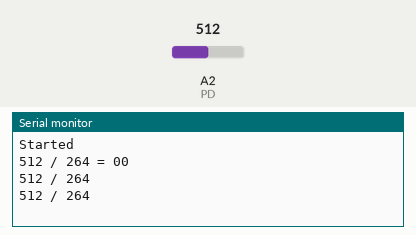
Recording of a sketch running on a simulated Arduino Uno, built with avr-gcc and run on an emulated ATmega328P. On the bench: the last lines printed to the serial monitor. Inputs (shaded band) come from the test bench; at power-on: A2 (PD) = 512.

Above: at 1.2 s.
1.3 s: A2 (PD) set to 140
At 2.5 s:
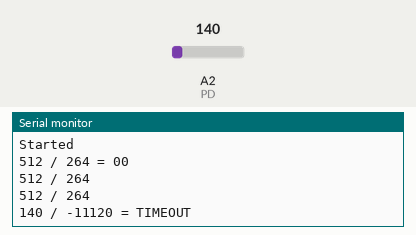
2.8 s: A2 (PD) set to 160
At 3.6 s:
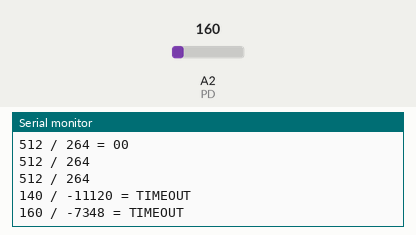

Measured:
- after the input at 1.3 s, the serial monitor: prints a new line at once (image 1)
- after the input at 2.8 s, the serial monitor: prints a new line at once (image 2)

The sketch:

RX_FrequencyMod_IMAGE.ino
```cpp
// (licence header left out)
//need DEBUG?
bool debug = 0;

//Photodiode
#define PD A2

//PD THRESHOLD
#define THRESHOLD 150

//Sampling Period
#define SAMPLING_PERIOD 10 //us

//Frequency Settings
#define FREQ00 250
#define FREQ01 750
#define FREQ11 1250
#define FREQ10 1750

//Frequency boundaries
int boundary = 250;

// Define various ADC prescaler
const unsigned char PS_16 = (1 << ADPS2);
const unsigned char PS_32 = (1 << ADPS2) | (1 << ADPS0);
const unsigned char PS_64 = (1 << ADPS2) | (1 << ADPS1);
const unsigned char PS_128 = (1 << ADPS2) | (1 << ADPS1) | (1 << ADPS0);

//pulse width calc
unsigned long current_time;
unsigned long last_time;
int current_period = 0;

//Binarys
bool current_state = 0;
bool previous_state = 0;
bool state = 0;

//PD VALUE
int voltage;

//for IDEA Develop
int8_t bitIndex = 0;
int temp;

//Received values
char ret = 0;
char buffer = 0;
String string_buffer = "";

void setup() {
  Serial.begin(921600);
  pinMode(PD, INPUT);
  //ADC 5kHz to ~2MHz
  ADCSRA &= ~PS_128;
  ADCSRA |= PS_16;
  Serial.print(String("Started")+"\n");
}

void loop() {
  current_state = get_pd();
  //only starts when state has changed
  if (current_state != previous_state){
    //current time update
    current_time = micros();
    //get current_time - last_time
    current_period = get_period();
    //update received values
    get_binary();
    //now update last_time to current_time
    last_time = current_time;
  }
  if(debug){
    Serial.print(String(voltage) + " / " +String(current_period)+" !! "+"\n");
  }
  //For sampling
  previous_state = current_state;
  delayMicroseconds(SAMPLING_PERIOD);
}

bool get_pd() {
  voltage = analogRead(PD);
  return voltage > THRESHOLD ? true : false;
}

void get_binary(){
  if((current_period < FREQ10 + boundary)&&(current_period > FREQ10 - boundary)){
      Serial.print(String(voltage) + " / " +String(current_period)+" = 10"+"\n");
      ret_update(1);
      ret_update(0);
    }
    else if((current_period < FREQ11 + boundary)&&(current_period > FREQ11 - boundary)){
      Serial.print(String(voltage) + " / " +String(current_period)+" = 11"+"\n");
      ret_update(1);
      ret_update(1);
    }
    else if((current_period < FREQ01 + boundary)&&(current_period > FREQ01 - boundary)){
      Serial.print(String(voltage) + " / " +String(current_period)+" = 01"+"\n");
      ret_update(0);
      ret_update(1);
    }
    else if((current_period < FREQ00 + boundary)&&(current_period > FREQ00 - boundary)){
      Serial.print(String(voltage) + " / " +String(current_period)+" = 00"+"\n");
      ret_update(0);
      ret_update(0);
    }else{
      Serial.print(String(voltage) + " / " +String(current_period)+" = TIMEOUT"+"\n");
    }
}

int get_period(){
  return (current_time-last_time);
}

void ret_update(bool temp){
  Serial.print(String(voltage) + " / " +String(current_period)+" "+ string_buffer +"\n");
  if(state = 0){
    buffer = buffer << 1;
    buffer = buffer | temp;
    if (buffer == 6) {
      state = 1;
      ret = 0;
    }
  }else{
    ret = ret | temp << 7-bitIndex;
    bitIndex += 1;
    if(bitIndex == 8){
      if(ret == 4){
        ret = 0;
        state = 0;
        buffer = 0;
        Serial.print("END OF TRANSMISSION");
      } else if((ret < 31) | (ret > 127)){
        ret = 0;
        state = 0;
        buffer = 0;
        Serial.print("Comm ended or Wrong bytes");
      } else {
        Serial.print(String(voltage) + " / " +String(current_period)+" = "+ string_buffer +"\n");
        string_buffer += ret;
        bitIndex = 0;
        ret = 0;
      }
    }
  }
}
```
